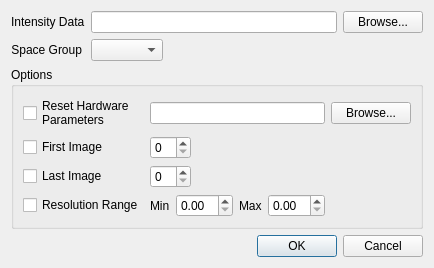
<?xml version="1.0" encoding="UTF-8"?>
<ui version="4.0">
 <class>IntegrateDialog</class>
 <widget class="QDialog" name="IntegrateDialog">
  <property name="geometry">
   <rect>
    <x>0</x>
    <y>0</y>
    <width>432</width>
    <height>256</height>
   </rect>
  </property>
  <property name="windowTitle">
   <string>Integrate with d*TREK</string>
  </property>
  <layout class="QFormLayout" name="formLayout">
   <item row="0" column="0">
    <widget class="QLabel" name="label_4">
     <property name="text">
      <string>Intensity Data</string>
     </property>
    </widget>
   </item>
   <item row="0" column="1">
    <layout class="QHBoxLayout" name="horizontalLayout_5">
     <item>
      <widget class="QLineEdit" name="intensityData"/>
     </item>
     <item>
      <widget class="QPushButton" name="intensityDataBrowse">
       <property name="text">
        <string>Browse...</string>
       </property>
      </widget>
     </item>
    </layout>
   </item>
   <item row="1" column="0">
    <widget class="QLabel" name="label">
     <property name="text">
      <string>Space Group</string>
     </property>
     <property name="alignment">
      <set>Qt::AlignRight|Qt::AlignTrailing|Qt::AlignVCenter</set>
     </property>
    </widget>
   </item>
   <item row="1" column="1">
    <layout class="QHBoxLayout" name="horizontalLayout">
     <item>
      <widget class="QComboBox" name="spaceGroupComboBox"/>
     </item>
     <item>
      <spacer name="horizontalSpacer_4">
       <property name="orientation">
        <enum>Qt::Horizontal</enum>
       </property>
       <property name="sizeHint" stdset="0">
        <size>
         <width>228</width>
         <height>20</height>
        </size>
       </property>
      </spacer>
     </item>
    </layout>
   </item>
   <item row="2" column="0" colspan="2">
    <widget class="QGroupBox" name="groupBox">
     <property name="title">
      <string>Options</string>
     </property>
     <layout class="QGridLayout" name="gridLayout_2">
      <item row="1" column="0">
       <widget class="QCheckBox" name="resetHardwareParametersCheckBox">
        <property name="text">
         <string>Reset Hardware
Parameters</string>
        </property>
       </widget>
      </item>
      <item row="1" column="1">
       <widget class="QLineEdit" name="hardwareParametersLineEdit"/>
      </item>
      <item row="1" column="2">
       <widget class="QPushButton" name="hardwareParametersPushButton">
        <property name="text">
         <string>Browse...</string>
        </property>
       </widget>
      </item>
      <item row="2" column="0">
       <widget class="QCheckBox" name="firstImageCheckBox">
        <property name="text">
         <string>First Image</string>
        </property>
       </widget>
      </item>
      <item row="2" column="1">
       <layout class="QHBoxLayout" name="horizontalLayout_3">
        <item>
         <widget class="QSpinBox" name="firstImageSpinBox"/>
        </item>
        <item>
         <spacer name="horizontalSpacer">
          <property name="orientation">
           <enum>Qt::Horizontal</enum>
          </property>
          <property name="sizeHint" stdset="0">
           <size>
            <width>40</width>
            <height>20</height>
           </size>
          </property>
         </spacer>
        </item>
       </layout>
      </item>
      <item row="3" column="0">
       <widget class="QCheckBox" name="lastImageCheckBox">
        <property name="text">
         <string>Last Image</string>
        </property>
       </widget>
      </item>
      <item row="3" column="1">
       <layout class="QHBoxLayout" name="horizontalLayout_4">
        <item>
         <widget class="QSpinBox" name="lastImageSpinBox"/>
        </item>
        <item>
         <spacer name="horizontalSpacer_2">
          <property name="orientation">
           <enum>Qt::Horizontal</enum>
          </property>
          <property name="sizeHint" stdset="0">
           <size>
            <width>40</width>
            <height>20</height>
           </size>
          </property>
         </spacer>
        </item>
       </layout>
      </item>
      <item row="4" column="0">
       <widget class="QCheckBox" name="resolutionRangeCheckBox">
        <property name="text">
         <string>Resolution Range</string>
        </property>
       </widget>
      </item>
      <item row="4" column="1">
       <layout class="QHBoxLayout" name="horizontalLayout_2">
        <item>
         <widget class="QLabel" name="label_2">
          <property name="text">
           <string>Min</string>
          </property>
         </widget>
        </item>
        <item>
         <widget class="QDoubleSpinBox" name="minResSpinBox"/>
        </item>
        <item>
         <widget class="QLabel" name="label_3">
          <property name="text">
           <string>Max</string>
          </property>
         </widget>
        </item>
        <item>
         <widget class="QDoubleSpinBox" name="maxResSpinBox"/>
        </item>
        <item>
         <spacer name="horizontalSpacer_3">
          <property name="orientation">
           <enum>Qt::Horizontal</enum>
          </property>
          <property name="sizeHint" stdset="0">
           <size>
            <width>40</width>
            <height>20</height>
           </size>
          </property>
         </spacer>
        </item>
       </layout>
      </item>
     </layout>
    </widget>
   </item>
   <item row="3" column="0" colspan="2">
    <widget class="QDialogButtonBox" name="buttonBox">
     <property name="orientation">
      <enum>Qt::Horizontal</enum>
     </property>
     <property name="standardButtons">
      <set>QDialogButtonBox::Cancel|QDialogButtonBox::Ok</set>
     </property>
    </widget>
   </item>
  </layout>
 </widget>
 <tabstops>
  <tabstop>buttonBox</tabstop>
  <tabstop>resetHardwareParametersCheckBox</tabstop>
  <tabstop>hardwareParametersLineEdit</tabstop>
  <tabstop>hardwareParametersPushButton</tabstop>
  <tabstop>firstImageCheckBox</tabstop>
  <tabstop>firstImageSpinBox</tabstop>
  <tabstop>lastImageCheckBox</tabstop>
  <tabstop>lastImageSpinBox</tabstop>
  <tabstop>resolutionRangeCheckBox</tabstop>
  <tabstop>minResSpinBox</tabstop>
  <tabstop>maxResSpinBox</tabstop>
 </tabstops>
 <resources/>
 <connections>
  <connection>
   <sender>buttonBox</sender>
   <signal>accepted()</signal>
   <receiver>IntegrateDialog</receiver>
   <slot>accept()</slot>
   <hints>
    <hint type="sourcelabel">
     <x>254</x>
     <y>364</y>
    </hint>
    <hint type="destinationlabel">
     <x>157</x>
     <y>274</y>
    </hint>
   </hints>
  </connection>
  <connection>
   <sender>buttonBox</sender>
   <signal>rejected()</signal>
   <receiver>IntegrateDialog</receiver>
   <slot>reject()</slot>
   <hints>
    <hint type="sourcelabel">
     <x>322</x>
     <y>364</y>
    </hint>
    <hint type="destinationlabel">
     <x>286</x>
     <y>274</y>
    </hint>
   </hints>
  </connection>
 </connections>
</ui>
